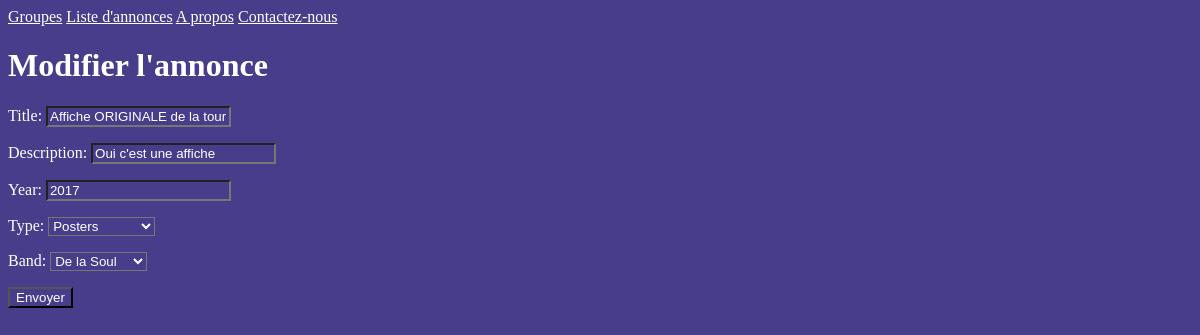
/listings/1/change, run on an earlier commit of the app's database.
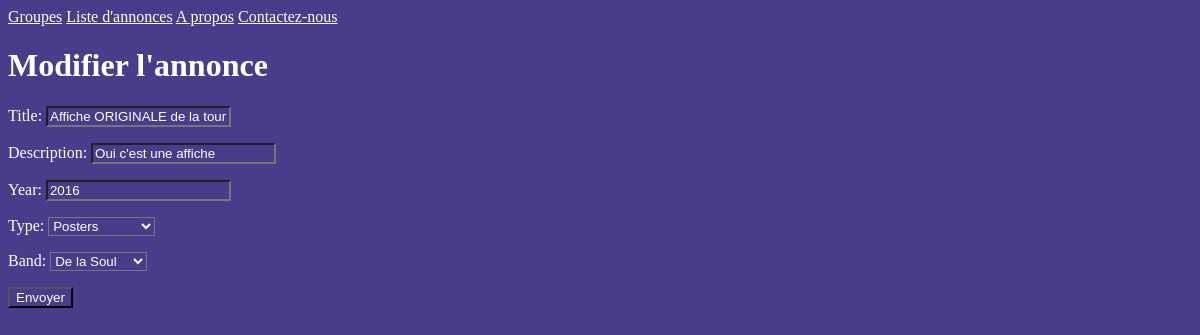
And on a later commit of the database.
### listings/models.py (models this page shows, shortened)
class Listing(models.Model):
    class Type(models.TextChoices):
        RECORDS = "REC"
        CLOTHING = "CLT"
        POSTERS = "PST"
        MISCELLANEOUS = "MIS"
    title = models.fields.CharField(max_length=100)
    description = models.fields.CharField(max_length=1000)
    sold = models.fields.BooleanField(default=False)
    year = models.fields.IntegerField()
    type = models.fields.CharField(choices=Type.choices, max_length=5)
    band = models.ForeignKey(Band, null=True, on_delete=models.SET_NULL)

### listings/views.py (the view)
def listing_change(request, listing_id):
    listing = Listing.objects.get(id=listing_id)
    if request.method == "POST":
        form = ListingForm(request.POST, instance=listing)
        if form.is_valid():
            form.save()
            return redirect("listing-detail", listing.id)
    else:
        form = ListingForm(instance=listing)
    return render(request, "listings/listing_change.html", {"form": form})

### listings/forms.py
class ListingForm(forms.ModelForm):
    class Meta:
        model = Listing
        exclude = ("sold",)

### listings/models.py (called while the page is built)
    def __str__(self):
        return f"{self.name}"

### listings/templates/listings/listing_change.html (shortened to what this page needs)
{% extends "listings/base.html" %}
{% block content %}
<h1>Modifier l'annonce</h1>
<form action="" method="post">
    {{ form.as_p }}
    <input type="submit" value="Envoyer">
{% endblock %}

What changed in the data, as far as the page shows it:
changed Listing "Oui c'est une affiche": year "2017" → "2016"
